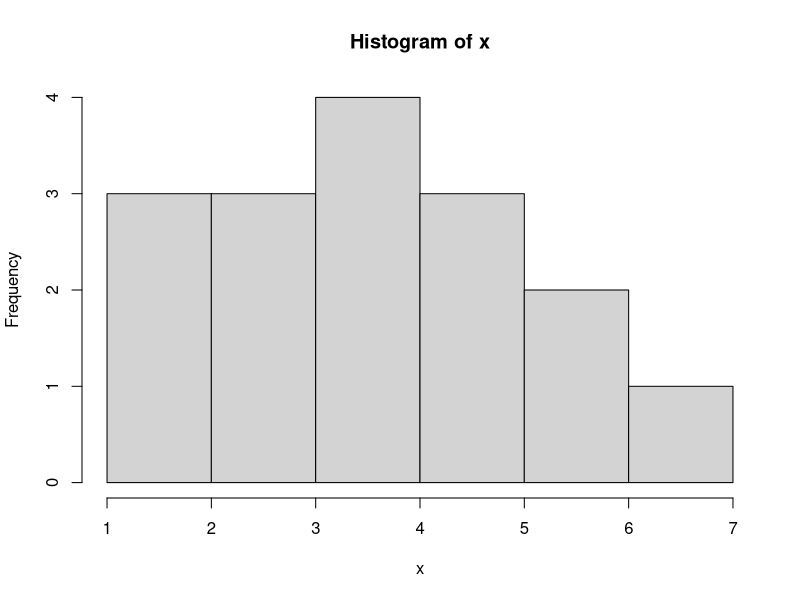
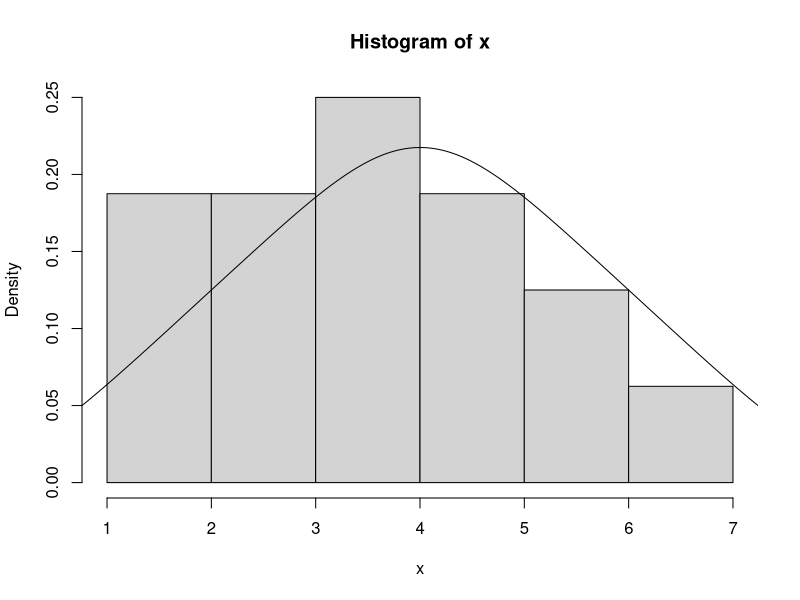
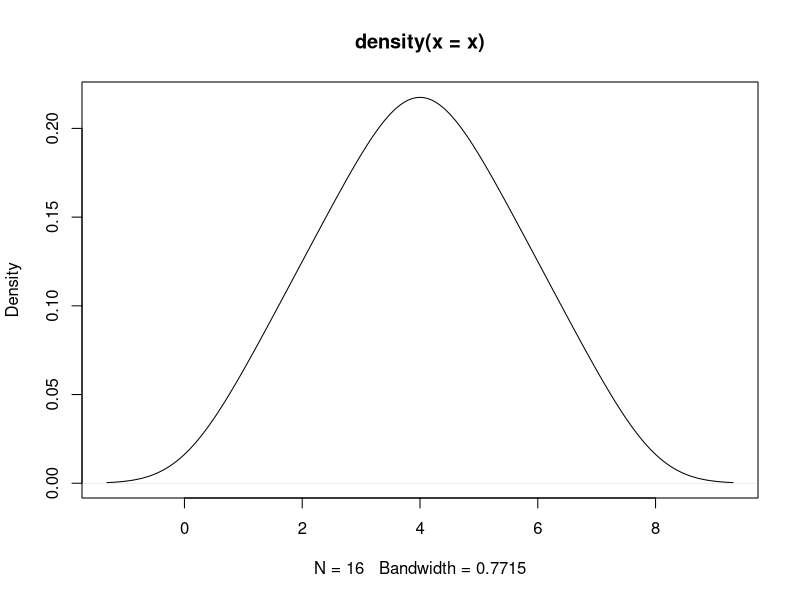
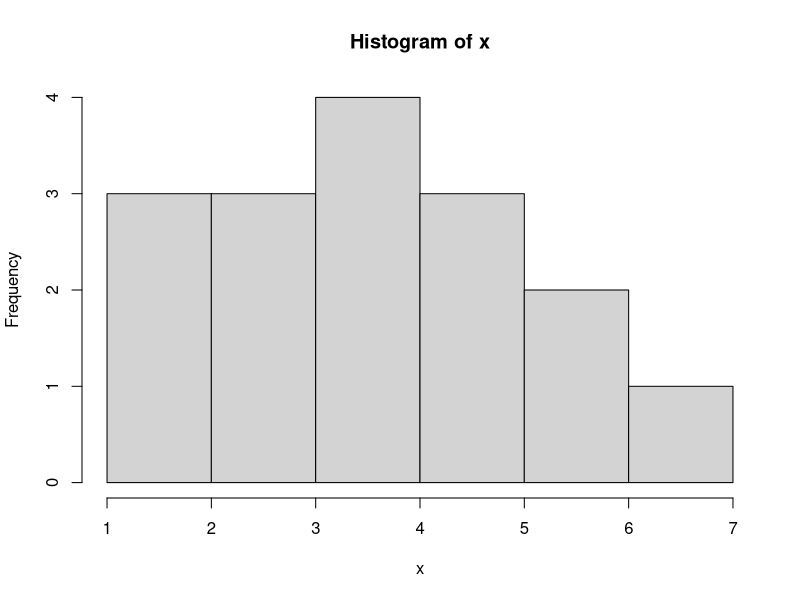
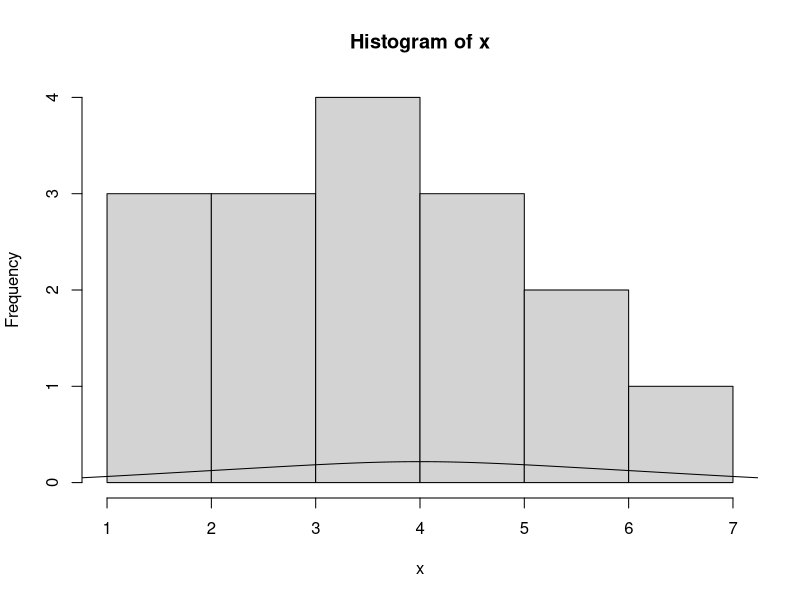
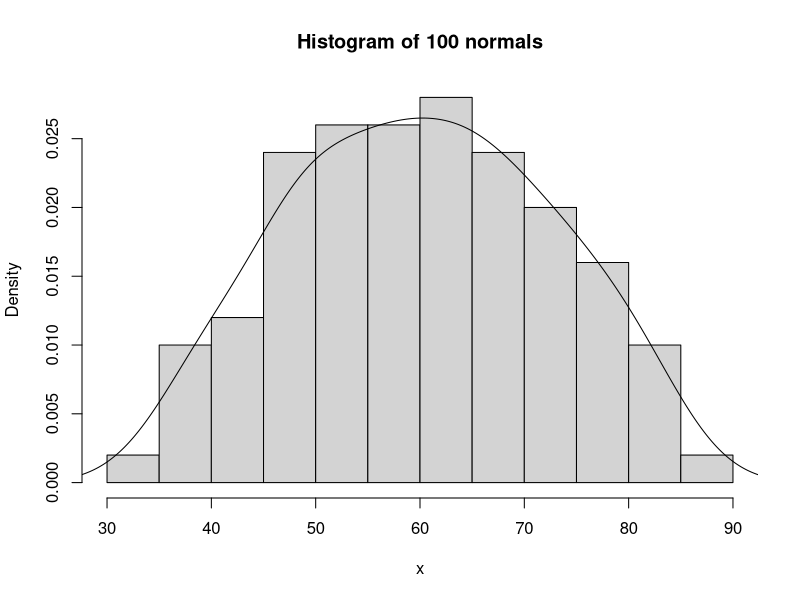
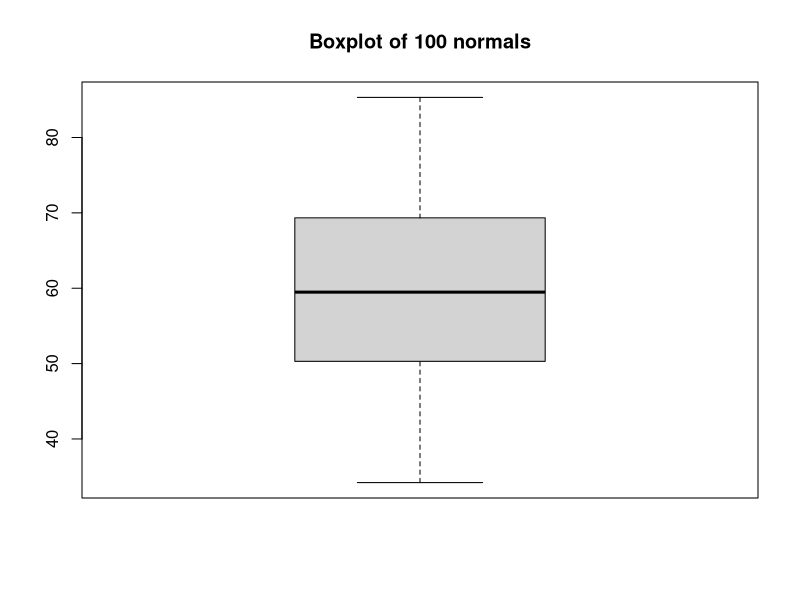
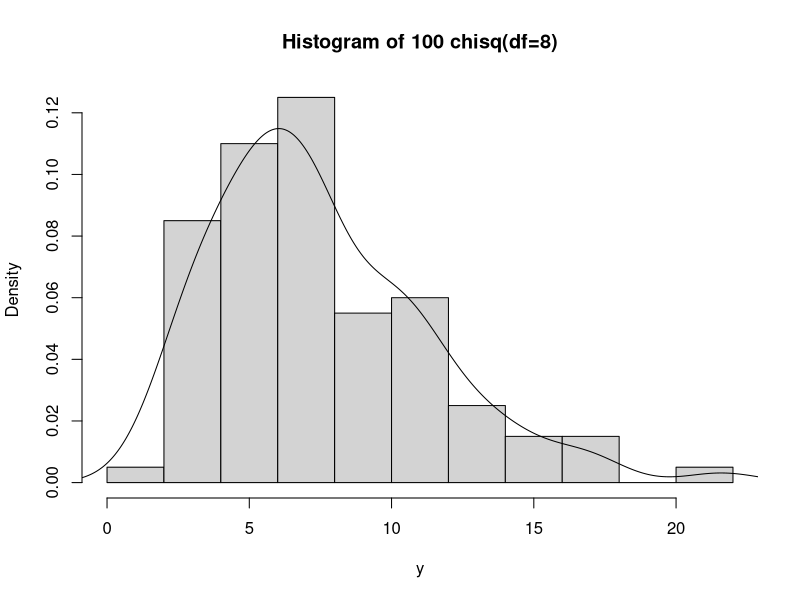

Write the R code that produced these figures, in order.
## ---- chunk 1
x <- c(3,3,3,2,2,1)   
unique(x)
## ---- chunk 2
quantile(1:7)
## ---- chunk 3
x <- c(3,3,3,2,2,1)   
length(unique(x)) 
## ---- chunk 4
x <- c(1,1,1,1,2,2,3)
table(x)
## ---- chunk 5
x <- c(1,1,1,1,2,2,3,4)
tx <- table(x) 
index <- tx == max(tx)
names(tx[index])
## ---- chunk 6
x <- c(1,1,1,1,2,2,3,4)
which.max(x)
## ---- chunk 7
x <- c(1, 2, 2, 3, 3, 3, 4, 4, 4, 4, 5, 5, 5, 6, 6, 7)
hist(x)
density(x)

hist(x,freq=FALSE)     
lines(density(x))

plot(density(x))       
hist(x)    

hist(x)    
lines(density(x))
## ---- chunk 8
x<-rnorm(100,mean=60,sd=12)
mean(x)
median(x)
var(x) 
sd(x)
range(x)
max(x)
min(x)
quantile(x)
## ---- chunk 9
hist(x,main = "Histogram of 100 normals",freq=FALSE)     
lines(density(x))
## ---- chunk 10
summary(x)
boxplot(x,main = "Boxplot of 100 normals")
## ---- chunk 11
y<-rchisq(100, df=8)
mean(y)
median(y)
var(y) 
sd(y)
range(y)
max(y)
min(y)
quantile(y)
## ---- chunk 12
hist(y,main = "Histogram of 100 chisq(df=8)",freq=FALSE)     
lines(density(y))
## ---- chunk 13
summary(y)
boxplot(y,main = "Boxplot of 100 chisq(df=8)")
## ---- chunk 14
cor(x,y)
